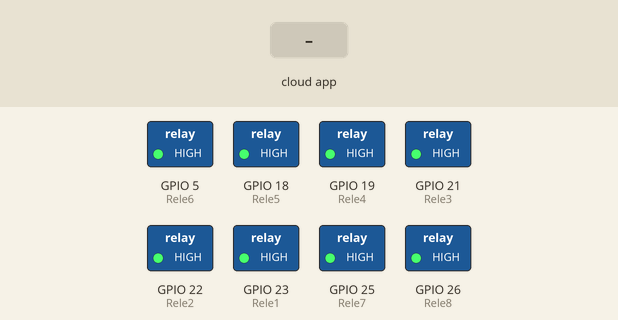
A sketch run on a simulated ESP32. On the bench: switched loads named in the sketch (green lamp = pin HIGH). Inputs (shaded band) come from the test bench. WiFi joins after 1.5 s; servers stay silent unless stated; no MQTT or app messages arrive unless stated; what the sketch prints to the serial monitor is not drawn.

Above: at 2.7 s.
2.8 s: the phone or cloud app sets Rele1 to 0
At 4.0 s:
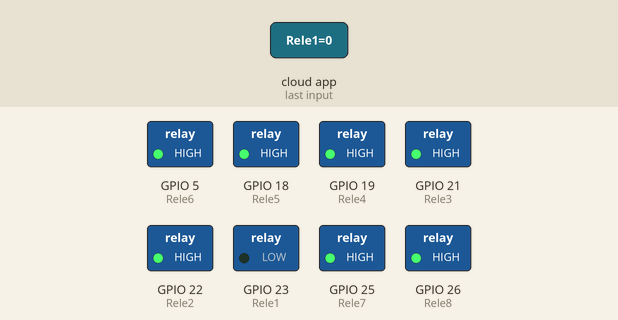
4.3 s: the phone or cloud app sets Rele2 to 0
At 5.0 s:
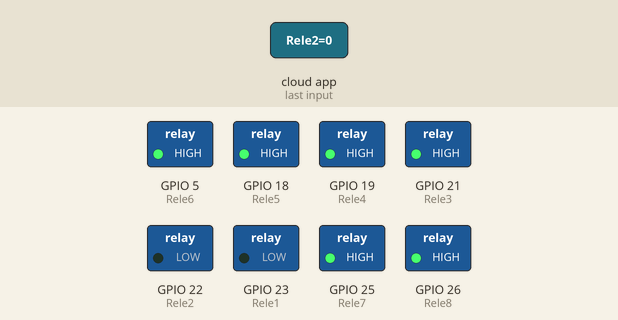
5.8 s: the phone or cloud app sets Rele3 to 0
At 6.1 s:
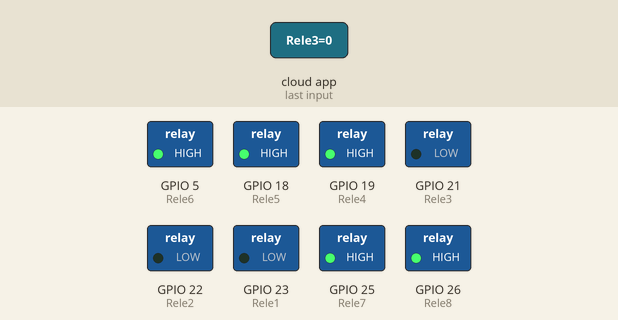
7.3 s: the phone or cloud app sets Rele4 to 0
At 8.4 s:
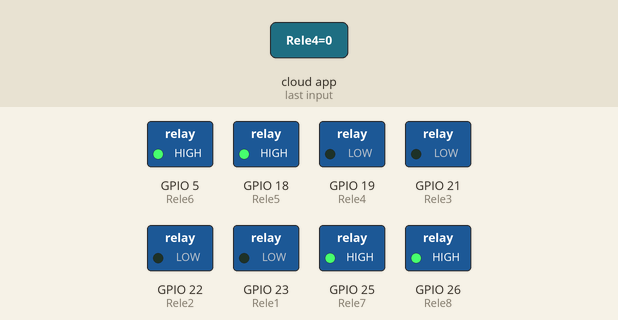
8.8 s: the phone or cloud app sets Rele5 to 0
At 9.4 s:
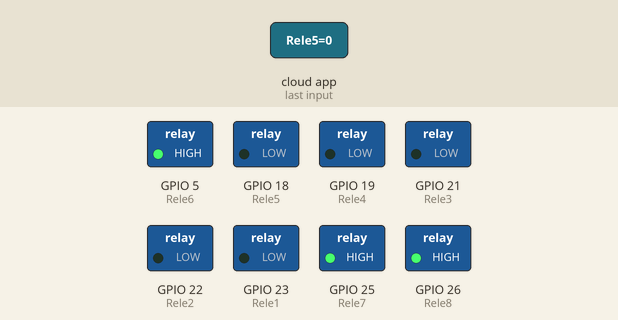
10.3 s: the phone or cloud app sets Rele6 to 0
At 11.3 s:
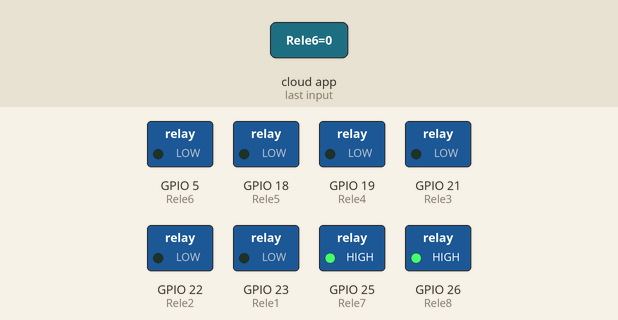
Timing chart, 0 to 12.8 s (numbered marks = the images above; inputs shaded):
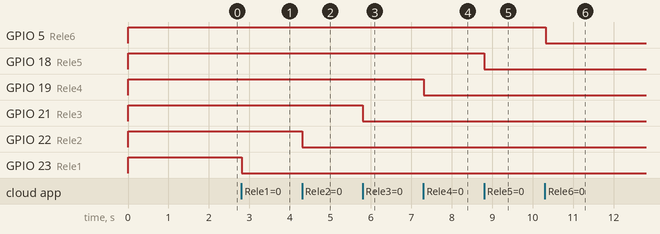

Measured:
- after the input at 2.8 s, GPIO 23 (Rele1): HIGH → LOW at once
- after the input at 4.3 s, GPIO 22 (Rele2): HIGH → LOW at once
- after the input at 5.8 s, GPIO 21 (Rele3): HIGH → LOW at once
- after the input at 7.3 s, GPIO 19 (Rele4): HIGH → LOW at once
- after the input at 8.8 s, GPIO 18 (Rele5): HIGH → LOW at once
- after the input at 10.3 s, GPIO 5 (Rele6): HIGH → LOW at once

The sketch:

GoogleAssistant-Tentativa5-AdafruitIo-IFTTT.ino
```cpp
//IoT - Automação Residencial
//Dispositivo : ESP32
//Google Assistant
//Ativação por comando de voz "Ok, Google"
//Autor : Robson Brasil
//Criado em : 15/01/2022
//Versão : 30
//Última Modificação : 17/01/2022

#include <WiFi.h>
#include "Adafruit_MQTT.h"
#include "Adafruit_MQTT_Client.h"

#define Rele1            23
#define Rele2            22
#define Rele3            21
#define Rele4            19
#define Rele5            18
#define Rele6             5
#define Rele7            25
#define Rele8            26

#define WLAN_SSID       "RVR 2,4GHz"             // Your SSID
#define WLAN_PASS       "RodrigoValRobson2021"   // Your password

/************************* Adafruit.io Setup *********************************/

#define AIO_SERVER      "io.adafruit.com" //Adafruit Server
#define AIO_SERVERPORT  1883
#define AIO_USERNAME    "LoboAlfa"
#define AIO_KEY         "aio_IIoi47ogUlAVQfyQEjIu1sjQeFwk"

//WIFI CLIENT
WiFiClient client;

Adafruit_MQTT_Client mqtt(&client, AIO_SERVER, AIO_SERVERPORT, AIO_USERNAME, AIO_KEY);

//Adafruit_MQTT_Publish _Rele = Adafruit_MQTT_Publish(&mqtt, AIO_USERNAME "/feeds/light");

Adafruit_MQTT_Subscribe _Rele1 = Adafruit_MQTT_Subscribe(&mqtt, AIO_USERNAME "/feeds/Rele1"); // Crie aqui sua variavel
Adafruit_MQTT_Subscribe _Rele2 = Adafruit_MQTT_Subscribe(&mqtt, AIO_USERNAME "/feeds/Rele2"); // a palavra feeds deve estar em todos
Adafruit_MQTT_Subscribe _Rele3 = Adafruit_MQTT_Subscribe(&mqtt, AIO_USERNAME "/feeds/Rele3");
Adafruit_MQTT_Subscribe _Rele4 = Adafruit_MQTT_Subscribe(&mqtt, AIO_USERNAME "/feeds/Rele4");
Adafruit_MQTT_Subscribe _Rele5 = Adafruit_MQTT_Subscribe(&mqtt, AIO_USERNAME "/feeds/Rele5");
Adafruit_MQTT_Subscribe _Rele6 = Adafruit_MQTT_Subscribe(&mqtt, AIO_USERNAME "/feeds/Rele6");
Adafruit_MQTT_Subscribe _Rele7 = Adafruit_MQTT_Subscribe(&mqtt, AIO_USERNAME "/feeds/Rele7");
Adafruit_MQTT_Subscribe _Rele8 = Adafruit_MQTT_Subscribe(&mqtt, AIO_USERNAME "/feeds/Rele8");

void MQTT_connect();

void setup() {
  Serial.begin(115200);
    delay(10);

  pinMode(Rele1, OUTPUT);
  pinMode(Rele2, OUTPUT);
  pinMode(Rele3, OUTPUT);
  pinMode(Rele4, OUTPUT);
  pinMode(Rele5, OUTPUT);
  pinMode(Rele6, OUTPUT);
  pinMode(Rele7, OUTPUT);
  pinMode(Rele8, OUTPUT);

  digitalWrite(Rele1, HIGH);
  digitalWrite(Rele2, HIGH);
  digitalWrite(Rele3, HIGH);
  digitalWrite(Rele4, HIGH);
  digitalWrite(Rele5, HIGH);
  digitalWrite(Rele6, HIGH);
  digitalWrite(Rele7, HIGH);
  digitalWrite(Rele8, HIGH);

  // Connect to WiFi access point.
  Serial.println(); Serial.println();
  Serial.print("Connecting to ");
  Serial.println(WLAN_SSID);

  WiFi.begin(WLAN_SSID, WLAN_PASS);
    delay(500);
    while (WiFi.status() != WL_CONNECTED) {
    Serial.print(".");
  }
  Serial.println();

  Serial.println("WiFi connected");
  Serial.println("IP address: ");
  Serial.println(WiFi.localIP());

  mqtt.subscribe(&_Rele1);
  mqtt.subscribe(&_Rele2);
  mqtt.subscribe(&_Rele3);
  mqtt.subscribe(&_Rele4);
  mqtt.subscribe(&_Rele5);
  mqtt.subscribe(&_Rele6);
  mqtt.subscribe(&_Rele7);
  mqtt.subscribe(&_Rele8);
}

void loop() {

  MQTT_connect();

  Adafruit_MQTT_Subscribe *subscription;
  while ((subscription = mqtt.readSubscription(20000))) {
    if (subscription == &_Rele1) {
      Serial.print(F("Got: "));
      Serial.println((char *)_Rele1.lastread);
      int _Rele1_State = atoi((char *)_Rele1.lastread);
      digitalWrite(Rele1, _Rele1_State);
    }
    if (subscription == &_Rele2) {
      Serial.print(F("Got: "));
      Serial.println((char *)_Rele2.lastread);
      int _Rele2_State = atoi((char *)_Rele2.lastread);
      digitalWrite(Rele2, _Rele2_State);
    }
    if (subscription == &_Rele3) {
      Serial.print(F("Got: "));
      Serial.println((char *)_Rele3.lastread);
      int _Rele3_State = atoi((char *)_Rele3.lastread);
      digitalWrite(Rele3, _Rele3_State);
    }
    if (subscription == &_Rele4) {
      Serial.print(F("Got: "));
      Serial.println((char *)_Rele4.lastread);
      int _Rele4_State = atoi((char *)_Rele4.lastread);
      digitalWrite(Rele4, _Rele4_State);
    }
    if (subscription == &_Rele5) {
      Serial.print(F("Got: "));
      Serial.println((char *)_Rele5.lastread);
      int _Rele5_State = atoi((char *)_Rele5.lastread);
      digitalWrite(Rele5, _Rele5_State);
    }
    if (subscription == &_Rele6) {
      Serial.print(F("Got: "));
      Serial.println((char *)_Rele6.lastread);
      int _Rele6_State = atoi((char *)_Rele6.lastread);
      digitalWrite(Rele6, _Rele6_State);
    }
    if (subscription == &_Rele7) {
      Serial.print(F("Got: "));
      Serial.println((char *)_Rele7.lastread);
      int _Rele7_State = atoi((char *)_Rele7.lastread);
      digitalWrite(Rele7, _Rele7_State);
    }
    if (subscription == &_Rele8) {
      Serial.print(F("Got: "));
      Serial.println((char *)_Rele8.lastread);
      int _Rele8_State = atoi((char *)_Rele8.lastread);
      digitalWrite(Rele8, _Rele8_State);
    }
  }
}

void MQTT_connect() {
  int8_t ret;

  //Conectando MQTT
  if (mqtt.connected()) {
    return;
  }
      Serial.println("MQTT Conectado!");

   uint8_t retries = 3;

   while ((ret = mqtt.connect()) != 0) { // connect will return 0 for connected
    Serial.println(mqtt.connectErrorString(ret));
    Serial.println("Retrying MQTT connection in 5 seconds...");
    mqtt.disconnect();
    delay(5000);  // wait 5 seconds
           retries--;
       if (retries == 0) {
         // basically die and wait for WDT to reset me
         while (1);
     }
   }
  Serial.print("Conectando MQTT...");
}
```
